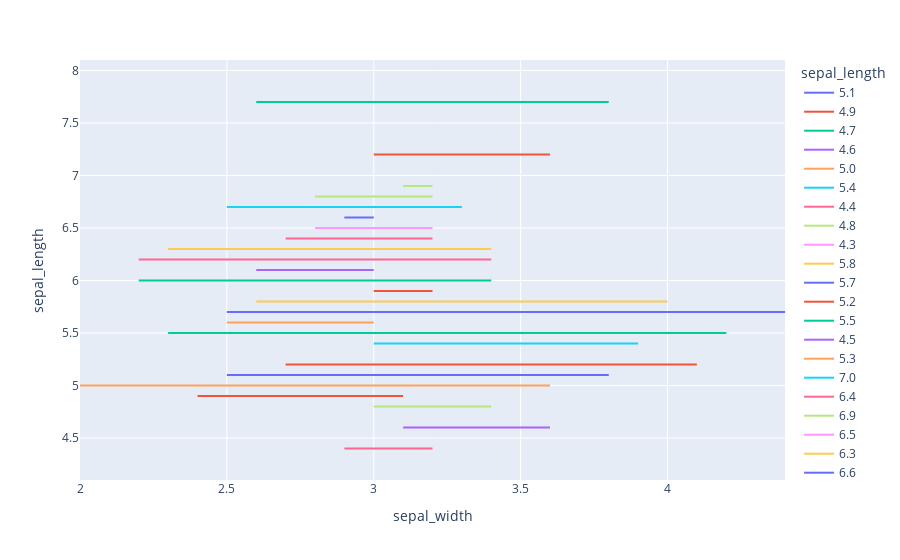

The code cell stored with this chart in its notebook:
### Code cell
fig = px.line(df, x="sepal_width", y="sepal_length", color="sepal_length")
fig.show()

### Figure 1 — Plotly figure (JSON) as saved in the notebook; plotly's stock layout.template omitted (floating-point values rounded to 4 significant figures)
{"data": [{"hovertemplate": "sepal_length=%{y}<br>sepal_width=%{x}<extra></extra>", "legendgroup": "5.1", "line": {"color": "#636efa", "dash": "solid"}, "marker": {"symbol": "circle"}, "mode": "lines", "name": "5.1", "orientation": "v", "showlegend": true, "type": "scatter", "x": [3.5, 3.5, 3.8, 3.7, 3.3, 3.4, 3.8, 3.8, 2.5], "xaxis": "x", "y": [5.1, 5.1, 5.1, 5.1, 5.1, 5.1, 5.1, 5.1, 5.1], "yaxis": "y"}, {"hovertemplate": "sepal_length=%{y}<br>sepal_width=%{x}<extra></extra>", "legendgroup": "4.9", "line": {"color": "#EF553B", "dash": "solid"}, "marker": {"symbol": "circle"}, "mode": "lines", "name": "4.9", "orientation": "v", "showlegend": true, "type": "scatter", "x": [3.0, 3.1, 3.1, 3.1, 2.4, 2.5], "xaxis": "x", "y": [4.9, 4.9, 4.9, 4.9, 4.9, 4.9], "yaxis": "y"}, {"hovertemplate": "sepal_length=%{y}<br>sepal_width=%{x}<extra></extra>", "legendgroup": "4.7", "line": {"color": "#00cc96", "dash": "solid"}, "marker": {"symbol": "circle"}, "mode": "lines", "name": "4.7", "orientation": "v", "showlegend": true, "type": "scatter", "x": [3.2, 3.2], "xaxis": "x", "y": [4.7, 4.7], "yaxis": "y"}, {"hovertemplate": "sepal_length=%{y}<br>sepal_width=%{x}<extra></extra>", "legendgroup": "4.6", "line": {"color": "#ab63fa", "dash": "solid"}, "marker": {"symbol": "circle"}, "mode": "lines", "name": "4.6", "orientation": "v", "showlegend": true, "type": "scatter", "x": [3.1, 3.4, 3.6, 3.2], "xaxis": "x", "y": [4.6, 4.6, 4.6, 4.6], "yaxis": "y"}, {"hovertemplate": "sepal_length=%{y}<br>sepal_width=%{x}<extra></extra>", "legendgroup": "5.0", "line": {"color": "#FFA15A", "dash": "solid"}, "marker": {"symbol": "circle"}, "mode": "lines", "name": "5.0", "orientation": "v", "showlegend": true, "type": "scatter", "x": [3.6, 3.4, 3.0, 3.4, 3.2, 3.5, 3.5, 3.3, 2.0, 2.3], "xaxis": "x", "y": [5.0, 5.0, 5.0, 5.0, 5.0, 5.0, 5.0, 5.0, 5.0, 5.0], "yaxis": "y"}, {"hovertemplate": "sepal_length=%{y}<br>sepal_width=%{x}<extra></extra>", "legendgroup": "5.4", "line": {"color": "#19d3f3", "dash": "solid"}, "marker": {"symbol": "circle"}, "mode": "lines", "name": "5.4", "orientation": "v", "showlegend": true, "type": "scatter", "x": [3.9, 3.7, 3.9, 3.4, 3.4, 3.0], "xaxis": "x", "y": [5.4, 5.4, 5.4, 5.4, 5.4, 5.4], "yaxis": "y"}, {"hovertemplate": "sepal_length=%{y}<br>sepal_width=%{x}<extra></extra>", "legendgroup": "4.4", "line": {"color": "#FF6692", "dash": "solid"}, "marker": {"symbol": "circle"}, "mode": "lines", "name": "4.4", "orientation": "v", "showlegend": true, "type": "scatter", "x": [2.9, 3.0, 3.2], "xaxis": "x", "y": [4.4, 4.4, 4.4], "yaxis": "y"}, {"hovertemplate": "sepal_length=%{y}<br>sepal_width=%{x}<extra></extra>", "legendgroup": "4.8", "line": {"color": "#B6E880", "dash": "solid"}, "marker": {"symbol": "circle"}, "mode": "lines", "name": "4.8", "orientation": "v", "showlegend": true, "type": "scatter", "x": [3.4, 3.0, 3.4, 3.1, 3.0], "xaxis": "x", "y": [4.8, 4.8, 4.8, 4.8, 4.8], "yaxis": "y"}, {"hovertemplate": "sepal_length=%{y}<br>sepal_width=%{x}<extra></extra>", "legendgroup": "4.3", "line": {"color": "#FF97FF", "dash": "solid"}, "marker": {"symbol": "circle"}, "mode": "lines", "name": "4.3", "orientation": "v", "showlegend": true, "type": "scatter", "x": [3.0], "xaxis": "x", "y": [4.3], "yaxis": "y"}, {"hovertemplate": "sepal_length=%{y}<br>sepal_width=%{x}<extra></extra>", "legendgroup": "5.8", "line": {"color": "#FECB52", "dash": "solid"}, "marker": {"symbol": "circle"}, "mode": "lines", "name": "5.8", "orientation": "v", "showlegend": true, "type": "scatter", "x": [4.0, 2.7, 2.7, 2.6, 2.7, 2.8, 2.7], "xaxis": "x", "y": [5.8, 5.8, 5.8, 5.8, 5.8, 5.8, 5.8], "yaxis": "y"}, {"hovertemplate": "sepal_length=%{y}<br>sepal_width=%{x}<extra></extra>", "legendgroup": "5.7", "line": {"color": "#636efa", "dash": "solid"}, "marker": {"symbol": "circle"}, "mode": "lines", "name": "5.7", "orientation": "v", "showlegend": true, "type": "scatter", "x": [4.4, 3.8, 2.8, 2.6, 3.0, 2.9, 2.8, 2.5], "xaxis": "x", "y": [5.7, 5.7, 5.7, 5.7, 5.7, 5.7, 5.7, 5.7], "yaxis": "y"}, {"hovertemplate": "sepal_length=%{y}<br>sepal_width=%{x}<extra></extra>", "legendgroup": "5.2", "line": {"color": "#EF553B", "dash": "solid"}, "marker": {"symbol": "circle"}, "mode": "lines", "name": "5.2", "orientation": "v", "showlegend": true, "type": "scatter", "x": [3.5, 3.4, 4.1, 2.7], "xaxis": "x", "y": [5.2, 5.2, 5.2, 5.2], "yaxis": "y"}, {"hovertemplate": "sepal_length=%{y}<br>sepal_width=%{x}<extra></extra>", "legendgroup": "5.5", "line": {"color": "#00cc96", "dash": "solid"}, "marker": {"symbol": "circle"}, "mode": "lines", "name": "5.5", "orientation": "v", "showlegend": true, "type": "scatter", "x": [4.2, 3.5, 2.3, 2.4, 2.4, 2.5, 2.6], "xaxis": "x", "y": [5.5, 5.5, 5.5, 5.5, 5.5, 5.5, 5.5], "yaxis": "y"}, {"hovertemplate": "sepal_length=%{y}<br>sepal_width=%{x}<extra></extra>", "legendgroup": "4.5", "line": {"color": "#ab63fa", "dash": "solid"}, "marker": {"symbol": "circle"}, "mode": "lines", "name": "4.5", "orientation": "v", "showlegend": true, "type": "scatter", "x": [2.3], "xaxis": "x", "y": [4.5], "yaxis": "y"}, {"hovertemplate": "sepal_length=%{y}<br>sepal_width=%{x}<extra></extra>", "legendgroup": "5.3", "line": {"color": "#FFA15A", "dash": "solid"}, "marker": {"symbol": "circle"}, "mode": "lines", "name": "5.3", "orientation": "v", "showlegend": true, "type": "scatter", "x": [3.7], "xaxis": "x", "y": [5.3], "yaxis": "y"}, {"hovertemplate": "sepal_length=%{y}<br>sepal_width=%{x}<extra></extra>", "legendgroup": "7.0", "line": {"color": "#19d3f3", "dash": "solid"}, "marker": {"symbol": "circle"}, "mode": "lines", "name": "7.0", "orientation": "v", "showlegend": true, "type": "scatter", "x": [3.2], "xaxis": "x", "y": [7.0], "yaxis": "y"}, {"hovertemplate": "sepal_length=%{y}<br>sepal_width=%{x}<extra></extra>", "legendgroup": "6.4", "line": {"color": "#FF6692", "dash": "solid"}, "marker": {"symbol": "circle"}, "mode": "lines", "name": "6.4", "orientation": "v", "showlegend": true, "type": "scatter", "x": [3.2, 2.9, 2.7, 3.2, 2.8, 2.8, 3.1], "xaxis": "x", "y": [6.4, 6.4, 6.4, 6.4, 6.4, 6.4, 6.4], "yaxis": "y"}, {"hovertemplate": "sepal_length=%{y}<br>sepal_width=%{x}<extra></extra>", "legendgroup": "6.9", "line": {"color": "#B6E880", "dash": "solid"}, "marker": {"symbol": "circle"}, "mode": "lines", "name": "6.9", "orientation": "v", "showlegend": true, "type": "scatter", "x": [3.1, 3.2, 3.1, 3.1], "xaxis": "x", "y": [6.9, 6.9, 6.9, 6.9], "yaxis": "y"}, {"hovertemplate": "sepal_length=%{y}<br>sepal_width=%{x}<extra></extra>", "legendgroup": "6.5", "line": {"color": "#FF97FF", "dash": "solid"}, "marker": {"symbol": "circle"}, "mode": "lines", "name": "6.5", "orientation": "v", "showlegend": true, "type": "scatter", "x": [2.8, 3.0, 3.2, 3.0, 3.0], "xaxis": "x", "y": [6.5, 6.5, 6.5, 6.5, 6.5], "yaxis": "y"}, {"hovertemplate": "sepal_length=%{y}<br>sepal_width=%{x}<extra></extra>", "legendgroup": "6.3", "line": {"color": "#FECB52", "dash": "solid"}, "marker": {"symbol": "circle"}, "mode": "lines", "name": "6.3", "orientation": "v", "showlegend": true, "type": "scatter", "x": [3.3, 2.5, 2.3, 3.3, 2.9, 2.7, 2.8, 3.4, 2.5], "xaxis": "x", "y": [6.3, 6.3, 6.3, 6.3, 6.3, 6.3, 6.3, 6.3, 6.3], "yaxis": "y"}, {"hovertemplate": "sepal_length=%{y}<br>sepal_width=%{x}<extra></extra>", "legendgroup": "6.6", "line": {"color": "#636efa", "dash": "solid"}, "marker": {"symbol": "circle"}, "mode": "lines", "name": "6.6", "orientation": "v", "showlegend": true, "type": "scatter", "x": [2.9, 3.0], "xaxis": "x", "y": [6.6, 6.6], "yaxis": "y"}, {"hovertemplate": "sepal_length=%{y}<br>sepal_width=%{x}<extra></extra>", "legendgroup": "5.9", "line": {"color": "#EF553B", "dash": "solid"}, "marker": {"symbol": "circle"}, "mode": "lines", "name": "5.9", "orientation": "v", "showlegend": true, "type": "scatter", "x": [3.0, 3.2, 3.0], "xaxis": "x", "y": [5.9, 5.9, 5.9], "yaxis": "y"}, {"hovertemplate": "sepal_length=%{y}<br>sepal_width=%{x}<extra></extra>", "legendgroup": "6.0", "line": {"color": "#00cc96", "dash": "solid"}, "marker": {"symbol": "circle"}, "mode": "lines", "name": "6.0", "orientation": "v", "showlegend": true, "type": "scatter", "x": [2.2, 2.9, 2.7, 3.4, 2.2, 3.0], "xaxis": "x", "y": [6.0, 6.0, 6.0, 6.0, 6.0, 6.0], "yaxis": "y"}, {"hovertemplate": "sepal_length=%{y}<br>sepal_width=%{x}<extra></extra>", "legendgroup": "6.1", "line": {"color": "#ab63fa", "dash": "solid"}, "marker": {"symbol": "circle"}, "mode": "lines", "name": "6.1", "orientation": "v", "showlegend": true, "type": "scatter", "x": [2.9, 2.8, 2.8, 3.0, 3.0, 2.6], "xaxis": "x", "y": [6.1, 6.1, 6.1, 6.1, 6.1, 6.1], "yaxis": "y"}, {"hovertemplate": "sepal_length=%{y}<br>sepal_width=%{x}<extra></extra>", "legendgroup": "5.6", "line": {"color": "#FFA15A", "dash": "solid"}, "marker": {"symbol": "circle"}, "mode": "lines", "name": "5.6", "orientation": "v", "showlegend": true, "type": "scatter", "x": [2.9, 3.0, 2.5, 3.0, 2.7, 2.8], "xaxis": "x", "y": [5.6, 5.6, 5.6, 5.6, 5.6, 5.6], "yaxis": "y"}, {"hovertemplate": "sepal_length=%{y}<br>sepal_width=%{x}<extra></extra>", "legendgroup": "6.7", "line": {"color": "#19d3f3", "dash": "solid"}, "marker": {"symbol": "circle"}, "mode": "lines", "name": "6.7", "orientation": "v", "showlegend": true, "type": "scatter", "x": [3.1, 3.0, 3.1, 2.5, 3.3, 3.1, 3.3, 3.0], "xaxis": "x", "y": [6.7, 6.7, 6.7, 6.7, 6.7, 6.7, 6.7, 6.7], "yaxis": "y"}, {"hovertemplate": "sepal_length=%{y}<br>sepal_width=%{x}<extra></extra>", "legendgroup": "6.2", "line": {"color": "#FF6692", "dash": "solid"}, "marker": {"symbol": "circle"}, "mode": "lines", "name": "6.2", "orientation": "v", "showlegend": true, "type": "scatter", "x": [2.2, 2.9, 2.8, 3.4], "xaxis": "x", "y": [6.2, 6.2, 6.2, 6.2], "yaxis": "y"}, {"hovertemplate": "sepal_length=%{y}<br>sepal_width=%{x}<extra></extra>", "legendgroup": "6.8", "line": {"color": "#B6E880", "dash": "solid"}, "marker": {"symbol": "circle"}, "mode": "lines", "name": "6.8", "orientation": "v", "showlegend": true, "type": "scatter", "x": [2.8, 3.0, 3.2], "xaxis": "x", "y": [6.8, 6.8, 6.8], "yaxis": "y"}, {"hovertemplate": "sepal_length=%{y}<br>sepal_width=%{x}<extra></extra>", "legendgroup": "7.1", "line": {"color": "#FF97FF", "dash": "solid"}, "marker": {"symbol": "circle"}, "mode": "lines", "name": "7.1", "orientation": "v", "showlegend": true, "type": "scatter", "x": [3.0], "xaxis": "x", "y": [7.1], "yaxis": "y"}, {"hovertemplate": "sepal_length=%{y}<br>sepal_width=%{x}<extra></extra>", "legendgroup": "7.6", "line": {"color": "#FECB52", "dash": "solid"}, "marker": {"symbol": "circle"}, "mode": "lines", "name": "7.6", "orientation": "v", "showlegend": true, "type": "scatter", "x": [3.0], "xaxis": "x", "y": [7.6], "yaxis": "y"}, {"hovertemplate": "sepal_length=%{y}<br>sepal_width=%{x}<extra></extra>", "legendgroup": "7.3", "line": {"color": "#636efa", "dash": "solid"}, "marker": {"symbol": "circle"}, "mode": "lines", "name": "7.3", "orientation": "v", "showlegend": true, "type": "scatter", "x": [2.9], "xaxis": "x", "y": [7.3], "yaxis": "y"}, {"hovertemplate": "sepal_length=%{y}<br>sepal_width=%{x}<extra></extra>", "legendgroup": "7.2", "line": {"color": "#EF553B", "dash": "solid"}, "marker": {"symbol": "circle"}, "mode": "lines", "name": "7.2", "orientation": "v", "showlegend": true, "type": "scatter", "x": [3.6, 3.2, 3.0], "xaxis": "x", "y": [7.2, 7.2, 7.2], "yaxis": "y"}, {"hovertemplate": "sepal_length=%{y}<br>sepal_width=%{x}<extra></extra>", "legendgroup": "7.7", "line": {"color": "#00cc96", "dash": "solid"}, "marker": {"symbol": "circle"}, "mode": "lines", "name": "7.7", "orientation": "v", "showlegend": true, "type": "scatter", "x": [3.8, 2.6, 2.8, 3.0], "xaxis": "x", "y": [7.7, 7.7, 7.7, 7.7], "yaxis": "y"}, {"hovertemplate": "sepal_length=%{y}<br>sepal_width=%{x}<extra></extra>", "legendgroup": "7.4", "line": {"color": "#ab63fa", "dash": "solid"}, "marker": {"symbol": "circle"}, "mode": "lines", "name": "7.4", "orientation": "v", "showlegend": true, "type": "scatter", "x": [2.8], "xaxis": "x", "y": [7.4], "yaxis": "y"}, {"hovertemplate": "sepal_length=%{y}<br>sepal_width=%{x}<extra></extra>", "legendgroup": "7.9", "line": {"color": "#FFA15A", "dash": "solid"}, "marker": {"symbol": "circle"}, "mode": "lines", "name": "7.9", "orientation": "v", "showlegend": true, "type": "scatter", "x": [3.8], "xaxis": "x", "y": [7.9], "yaxis": "y"}], "layout": {"legend": {"title": {"text": "sepal_length"}, "tracegroupgap": 0}, "margin": {"t": 60}, "xaxis": {"anchor": "y", "domain": [0, 1], "title": {"text": "sepal_width"}}, "yaxis": {"anchor": "x", "categoryarray": [7.9, 7.4, 7.7, 7.2, 7.3, 7.6, 7.1, 6.8, 6.2, 6.7, 5.6, 6.1, 6, 5.9, 6.6, 6.3, 6.5, 6.9, 6.4, 7, 5.3, 4.5, 5.5, 5.2, 5.7, 5.8, 4.3, 4.8, 4.4, 5.4, 5, 4.6, 4.7, 4.9, 5.1], "categoryorder": "array", "domain": [0, 1], "title": {"text": "sepal_length"}}}}
